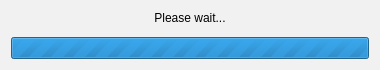
<?xml version="1.0" encoding="UTF-8"?>
<ui version="4.0">
 <class>MegaProgressCustomDialog</class>
 <widget class="QDialog" name="MegaProgressCustomDialog">
  <property name="geometry">
   <rect>
    <x>0</x>
    <y>0</y>
    <width>380</width>
    <height>70</height>
   </rect>
  </property>
  <property name="windowTitle">
   <string notr="true">MEGA</string>
  </property>
  <property name="styleSheet">
   <string notr="true">label
{
  font-size: 13px;
  text-align: center;
  font-family: &quot;Lato&quot;;

}

#MegaProgressCustomDialog
{
	background-color: #f1f1f1;
}</string>
  </property>
  <layout class="QVBoxLayout" name="verticalLayout">
   <property name="spacing">
    <number>12</number>
   </property>
   <item>
    <widget class="QLabel" name="label">
     <property name="sizePolicy">
      <sizepolicy hsizetype="Expanding" vsizetype="Preferred">
       <horstretch>0</horstretch>
       <verstretch>0</verstretch>
      </sizepolicy>
     </property>
     <property name="text">
      <string>Please wait...</string>
     </property>
     <property name="alignment">
      <set>Qt::AlignCenter</set>
     </property>
    </widget>
   </item>
   <item>
    <widget class="QProgressBar" name="progressBar">
     <property name="maximum">
      <number>0</number>
     </property>
     <property name="value">
      <number>-1</number>
     </property>
     <property name="alignment">
      <set>Qt::AlignCenter</set>
     </property>
     <property name="format">
      <string/>
     </property>
    </widget>
   </item>
  </layout>
 </widget>
 <resources/>
 <connections/>
</ui>
